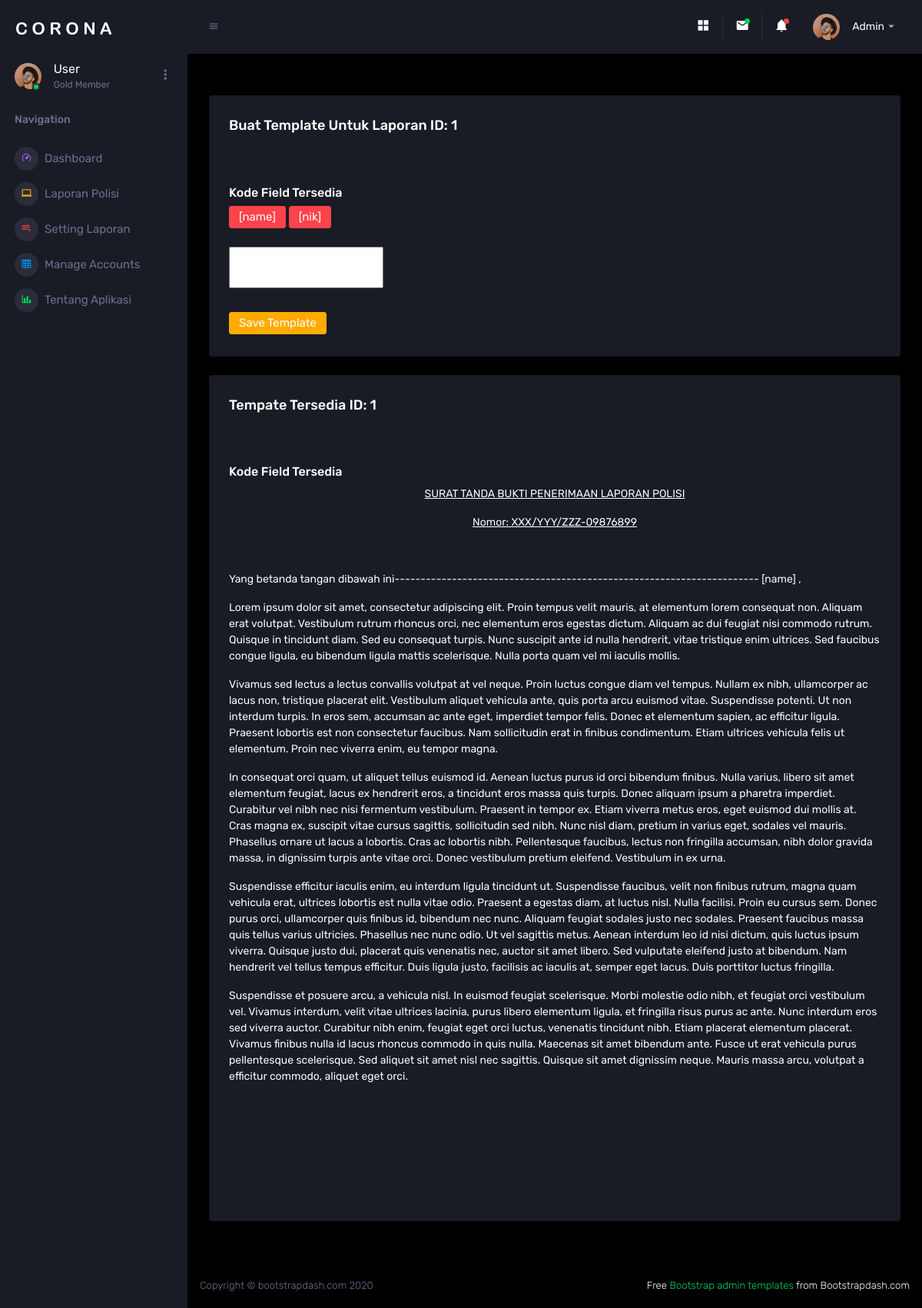
Page /views/pages/template.php?id=1 on the committed database.
### tables this page shows
CREATE TABLE `field_code` (
  `id_jenis` varchar(20) NOT NULL,
  `field_name` varchar(20) NOT NULL
);

CREATE TABLE `jenis_laporan` (
  `id_jenis` varchar(20) NOT NULL,
  `nama_laporan` varchar(100) NOT NULL,
  `template` text DEFAULT NULL
);

### views/pages/template.php (the view, shortened to what this page needs)
<!DOCTYPE html>
<html lang="en">
<?php
include "../header.php";
include "../../php/connect.php"
?>
<body>
<div class="container-scroller">
    <?php include "../navigation.php"; ?>
    <div class="container-fluid page-body-wrapper">
        <nav class="navbar p-0 fixed-top d-flex flex-row">
            <div class="navbar-menu-wrapper flex-grow d-flex align-items-stretch">
                <button class="navbar-toggler navbar-toggler align-self-center" type="button" data-toggle="minimize">
                    <span class="mdi mdi-menu"></span>
                </button>
                <ul class="navbar-nav w-100">
                </ul>
                <ul class="navbar-nav navbar-nav-right">
                    <li class="nav-item nav-settings d-none d-lg-block">
                        <a class="nav-link" href="#">
                            <i class="mdi mdi-view-grid"></i>
                        </a>
                    </li>
                    <li class="nav-item dropdown border-left">
                        <a class="nav-link count-indicator dropdown-toggle" id="messageDropdown" href="#" data-toggle="dropdown" aria-expanded="false">
                            <i class="mdi mdi-email"></i>
                            <span class="count bg-success"></span>
                        </a>
                    </li>
                    <li class="nav-item dropdown border-left">
                        <a class="nav-link count-indicator dropdown-toggle" id="notificationDropdown" href="#" data-toggle="dropdown">
                            <i class="mdi mdi-bell"></i>
                            <span class="count bg-danger"></span>
                        </a>
                    </li>
                    <li class="nav-item dropdown">
                        <a class="nav-link" id="profileDropdown" href="#" data-toggle="dropdown">
                            <div class="navbar-profile">
                                <img class="img-xs rounded-circle" src="../../assets/images/faces/face15.jpg" alt="">
                                <p class="mb-0 d-none d-sm-block navbar-profile-name">Admin</p>
                                <i class="mdi mdi-menu-down d-none d-sm-block"></i>
                            </div>
                        </a>
                    </li>
                </ul>
            </div>
        </nav>
        <div class="main-panel">
            <div class="content-wrapper">
                <div class="row">
                </div>
                <div class="row ">
                    <div class="col-12 grid-margin">
                        <div class="card">
                            <div class="card-body">
                                <h4 class="card-title">Buat Template Untuk Laporan ID: <?php echo $_GET['id']; ?></h4>
                                <br/>
                                <br/>
                                <h5>Kode Field Tersedia</h5>
                                <?php
                                $id=$_GET['id'];
                                $sql = "SELECT * FROM field_code WHERE id_jenis='$id'";
                                $data=mysqli_query($conn,$sql);
                                while($d = mysqli_fetch_array($data)){
                                    ?>
                                    <button onclick="alertField('<?php echo $d['field_name']; ?>')" class="btn btn-danger"><?php echo $d['field_name']; ?></button>
                                    <?php
                                }
                                ?>
                                <br/>
                                <br/>
                                <td><textarea id="artikel" name="artikel"></textarea></td>
                                <br/>
                                <br/>
                                <button onclick="saveTemplate('<?php echo $id; ?>')" class="btn btn-warning">Save Template</button>
                            </div>
                        </div>
                    </div>
                </div>
                <div class="row ">
                    <div class="col-12 grid-margin">
                        <div class="card">
                            <div class="card-body">
                                <h4 class="card-title">Tempate Tersedia ID: <?php echo $_GET['id']; ?></h4>
                                <br/>
                                <br/>
                                <h5>Kode Field Tersedia</h5>
                                <?php
                                $id=$_GET['id'];
                                $sql = "SELECT * FROM jenis_laporan WHERE id_jenis='$id'";
                                $data=mysqli_query($conn,$sql);
                                while($d = mysqli_fetch_array($data)){
                                    ?>
                                 <?php echo $d['template']; ?>
                                    <?php
                                }
                                ?>
                                <br/>
                                <br/>
                                <br/>
                                <br/>
                            </div>
                        </div>
                    </div>
                </div>
            </div>
            <?php include "../footer.php"; ?>
</body>
</html>

### views/header.php (shortened to what this page needs)
<head>
    <link rel="stylesheet" href="../../assets/vendors/mdi/css/materialdesignicons.min.css">
    <link rel="stylesheet" href="../../assets/vendors/css/vendor.bundle.base.css">
    <link rel="stylesheet" href="../../assets/vendors/jvectormap/jquery-jvectormap.css">
    <link rel="stylesheet" href="../../assets/vendors/flag-icon-css/css/flag-icon.min.css">
    <link rel="stylesheet" href="../../assets/vendors/owl-carousel-2/owl.carousel.min.css">
    <link rel="stylesheet" href="../../assets/vendors/owl-carousel-2/owl.theme.default.min.css">
    <link rel="stylesheet" href="../../assets/css/style.css">
  </head>

### views/navigation.php (shortened to what this page needs)
<nav class="sidebar sidebar-offcanvas" id="sidebar">
        <div class="sidebar-brand-wrapper d-none d-lg-flex align-items-center justify-content-center fixed-top">
          <a class="sidebar-brand brand-logo" href="index.html"><img src="../../assets/images/logo.svg" alt="logo" /></a>
        </div>
        <ul class="nav">
          <li class="nav-item profile">
            <div class="profile-desc">
              <div class="profile-pic">
                <div class="count-indicator">
                  <img class="img-xs rounded-circle " src="../../assets/images/faces/face15.jpg" alt="">
                  <span class="count bg-success"></span>
                </div>
                <div class="profile-name">
                  <h5 class="mb-0 font-weight-normal">User</h5>
                  <span>Gold Member</span>
                </div>
              </div>
              <a href="#" id="profile-dropdown" data-toggle="dropdown"><i class="mdi mdi-dots-vertical"></i></a>
            </div>
          </li>
          <li class="nav-item nav-category">
            <span class="nav-link">Navigation</span>
          </li>
          <li class="nav-item menu-items">
            <a class="nav-link" href="index.php">
              <span class="menu-icon">
                <i class="mdi mdi-speedometer"></i>
              </span>
              <span class="menu-title">Dashboard</span>
            </a>
          </li>
            <li class="nav-item menu-items">
                <a class="nav-link" href="laporanPolisi.php">
              <span class="menu-icon">
                <i class="mdi mdi-laptop"></i>
              </span>
                    <span class="menu-title">Laporan Polisi</span>
                </a>
            </li>
          <li class="nav-item menu-items">
            <a class="nav-link" href="laporanSTTPLP.php">
              <span class="menu-icon">
                <i class="mdi mdi-playlist-play"></i>
              </span>
              <span class="menu-title">Setting Laporan</span>
            </a>
          </li>
          <li class="nav-item menu-items">
            <a class="nav-link" href="manageAccount.php">
              <span class="menu-icon">
                <i class="mdi mdi-table-large"></i>
              </span>
              <span class="menu-title">Manage Accounts</span>
            </a>
          </li>
          <li class="nav-item menu-items">
            <a class="nav-link" href="tentangAplikasi.php">
              <span class="menu-icon">
                <i class="mdi mdi-chart-bar"></i>
              </span>
              <span class="menu-title">Tentang Aplikasi</span>
            </a>
          </li>
        </ul>
      </nav>

### views/footer.php (shortened to what this page needs)
<footer class="footer">
    <div class="d-sm-flex justify-content-center justify-content-sm-between">
        <span class="text-muted d-block text-center text-sm-left d-sm-inline-block">Copyright © bootstrapdash.com 2020</span>
        <span class="float-none float-sm-right d-block mt-1 mt-sm-0 text-center"> Free <a href="https://www.bootstrapdash.com/bootstrap-admin-template/" target="_blank">Bootstrap admin templates</a> from Bootstrapdash.com</span>
    </div>
</footer>
</div>
</div>
</div>

### rows in the picture
field_code: field_name "[name]"
field_code: field_name "[nik]"
jenis_laporan: template "SURAT TANDA BUKTI PENERIMAAN LAPORAN POLISI Nomor: XXX/YYY/ZZZ-09876899 Yang betanda tangan dibawah ini---------------------------------------------------------------------- [name] , Lorem ipsum dolor sit amet, consectetur adipiscing elit. Proin tempus velit mauris, at elementum lorem consequat non. Aliquam erat volutpat. Vestibulum rutrum rhoncus orci, nec elementum eros egestas dictum. Aliquam ac dui feugiat nisi commodo rutrum. Quisque in tincidunt diam. Sed eu consequat turpis. Nunc suscipit ante id nulla hendrerit, vitae tristique enim ultrices. Sed faucibus congue ligula, eu bibendum ligula mattis scelerisque. Nulla porta quam vel mi iaculis mollis. Vivamus sed lectus a lectus…"

### other values in the picture
$_GET['id'] "1"
